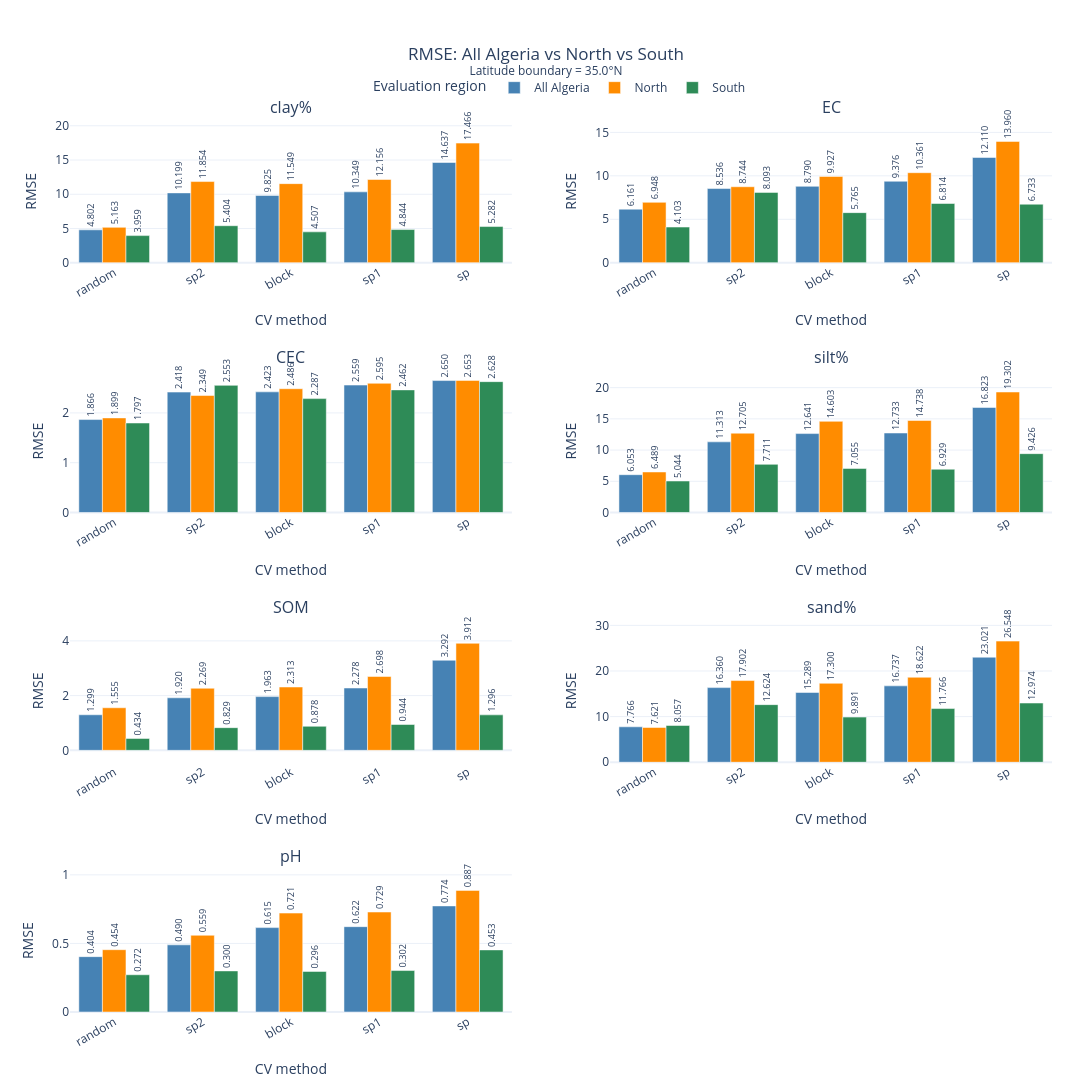
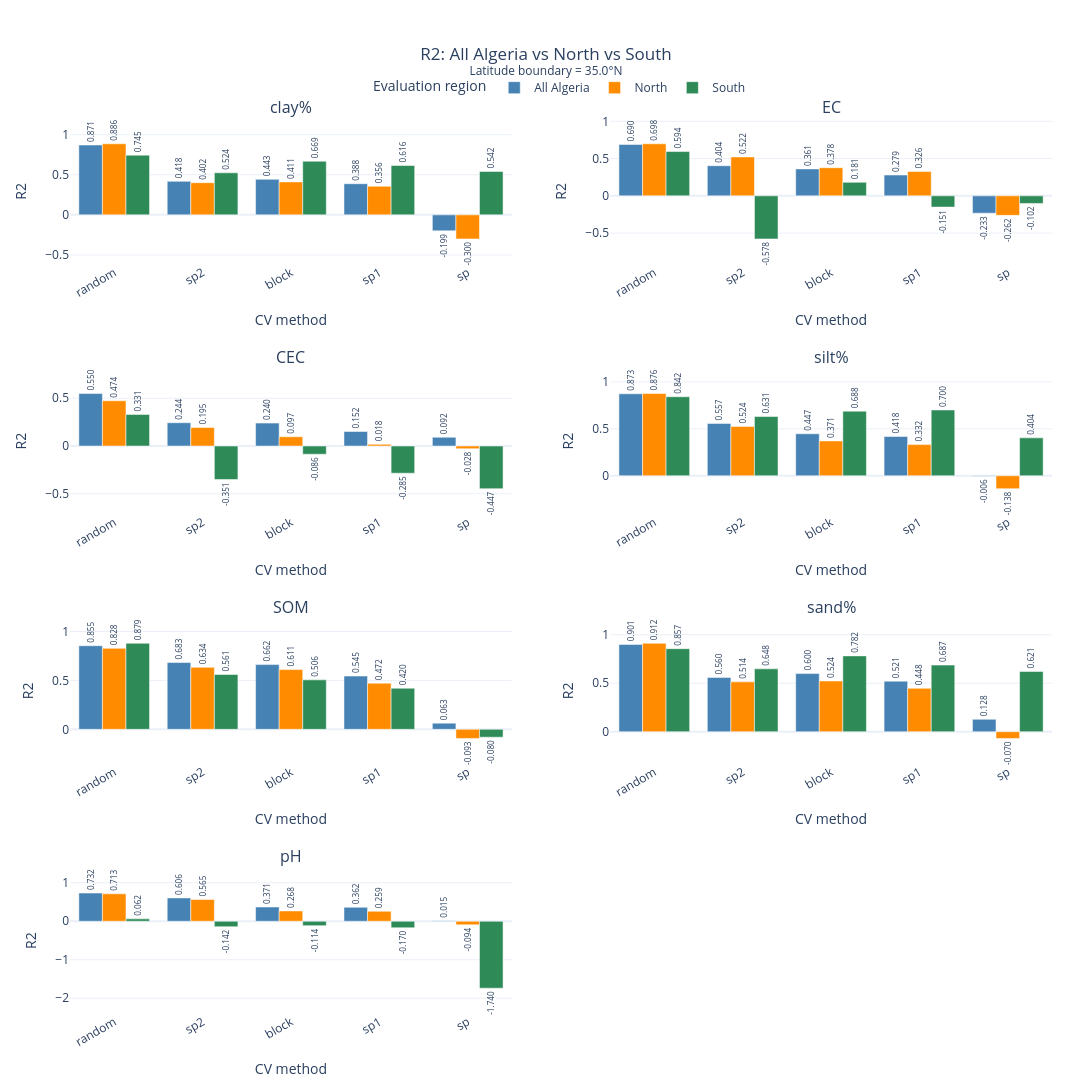

Notebook code cell kept with these figures, in order:
### Code cell
import pandas as pd
import numpy as np
import plotly.graph_objects as go
from plotly.subplots import make_subplots
from pathlib import Path
import math

# ============================================================
# CONFIGURATION
# ============================================================

LATITUDE_BOUNDARY = 35.0

plot_dir = base_path / "plots_north_south_all"
plot_dir.mkdir(parents=True, exist_ok=True)

results_df = pd.read_csv(
    base_path / f"metrics_north_south_average_{LATITUDE_BOUNDARY}.csv"
)

regions_order = ["all", "north", "south"]

region_labels = {
    "all": "All Algeria",
    "north": "North",
    "south": "South",
}

colors = {
    "all": "steelblue",
    "north": "darkorange",
    "south": "seagreen",
}

metrics = ["RMSE", "R2"]

preferred_cv_order = ["random", "sp2", "block", "sp1", "sp"]

# ============================================================
# PREPARE DATA
# ============================================================

results_df["region"] = results_df["region"].astype(str).str.lower()
results_df["cv_method"] = results_df["cv_method"].astype(str)

# Support different capitalization in the CSV
metric_columns = {col.lower(): col for col in results_df.columns}

properties = sorted(results_df["soil_property"].dropna().unique())
title_property_map = {prop: prop for prop in properties}  # Customize if needed
title_property_map['A%'] = 'clay%'
title_property_map['S%'] = 'sand%'
title_property_map['L'] = 'silt%'
title_property_map['CE'] = 'EC'
title_property_map['OM'] = 'SOM'

# ============================================================
# CREATE ONE INTERACTIVE FIGURE PER METRIC
# ============================================================

def plot_metric(metric):
    metric_col = metric_columns[metric.lower()]

    ncols = 2
    nrows = math.ceil(len(properties) / ncols)

    fig = make_subplots(
        rows=nrows,
        cols=ncols,
        subplot_titles=[title_property_map[prop] for prop in properties],
        horizontal_spacing=0.10,
        vertical_spacing=0.12,
    )

    for prop_idx, prop in enumerate(properties):
        row = prop_idx // ncols + 1
        col = prop_idx % ncols + 1

        prop_df = results_df[
            results_df["soil_property"] == prop
        ]

        available_methods = prop_df["cv_method"].dropna().unique().tolist()

        cv_methods = [
            method for method in preferred_cv_order
            if method in available_methods
        ]
        cv_methods += sorted(
            method for method in available_methods
            if method not in cv_methods
        )

        pivot = prop_df.pivot_table(
            index="cv_method",
            columns="region",
            values=metric_col,
            aggfunc="mean",
        ).reindex(
            index=cv_methods,
            columns=regions_order,
        )

        for region in regions_order:
            values = pivot[region].to_numpy(dtype=float)

            fig.add_trace(
                go.Bar(
                    x=cv_methods,
                    y=values,
                    name=region_labels[region],
                    legendgroup=region,
                    showlegend=(prop_idx == 0),
                    marker_color=colors[region],
                    text=[
                        f"{v:.3f}" if np.isfinite(v) else ""
                        for v in values
                    ],
                    textposition="outside",
                    textangle=-90,
                    cliponaxis=False,
                    hovertemplate=(
                        f"<b>Property:</b> {prop}"
                        "<br><b>CV method:</b> %{x}"
                        f"<br><b>Region:</b> {region_labels[region]}"
                        f"<br><b>{metric}:</b> %{{y:.4f}}"
                        "<extra></extra>"
                    ),
                ),
                row=row,
                col=col,
            )

        fig.update_xaxes(
            title_text="CV method",
            categoryorder="array",
            categoryarray=cv_methods,
            tickangle=-30,
            row=row,
            col=col,
        )

        # Independent y-axis limits for each property
        vals = pivot.to_numpy(dtype=float)
        vals = vals[np.isfinite(vals)]

        if vals.size:
            ymin, ymax = vals.min(), vals.max()
            spread = ymax - ymin
            padding = spread * 0.25 if spread > 0 else max(abs(ymin) * 0.1, 0.05)

            lower = min(0, ymin - padding)
            upper = max(0, ymax + padding)

            fig.update_yaxes(
                range=[lower, upper],
                title_text=metric,
                row=row,
                col=col,
            )

    fig.update_layout(
        title=dict(
            text=(
                f"{metric}: All Algeria vs North vs South"
                f"<br><sup>Latitude boundary = {LATITUDE_BOUNDARY}°N</sup>"
            ),
            x=0.5,
        ),
        barmode="group",
        template="plotly_white",
        height=360 * nrows,
        width=1400,
        legend=dict(
            title="Evaluation region",
            orientation="h",
            yanchor="bottom",
            y=1.02,
            xanchor="center",
            x=0.5,
        ),
        margin=dict(l=70, r=40, t=120, b=80),
        uniformtext_minsize=7,
        uniformtext_mode="hide",
    )

    filename = f"all_properties_{metric}_north_south.html"
    output_path = plot_dir / filename

    fig.write_html(output_path, include_plotlyjs="cdn")
    fig.write_image(plot_dir / f"all_properties_{metric}_north_south.png", scale=2)
    fig.show()

    print(f"Saved: {output_path}")


# ============================================================
# GENERATE TWO FIGURES
# ============================================================

for metric in metrics:
    plot_metric(metric)

print(f"\nInteractive plots saved in: {plot_dir}")

### Figure 1 — Plotly figure (JSON) as saved in the notebook; plotly's stock layout.template omitted (floating-point values rounded to 4 significant figures)
{"data": [{"cliponaxis": false, "hovertemplate": "<b>Property:</b> A%<br><b>CV method:</b> %{x}<br><b>Region:</b> All Algeria<br><b>RMSE:</b> %{y:.4f}<extra></extra>", "legendgroup": "all", "marker": {"color": "steelblue"}, "name": "All Algeria", "showlegend": true, "text": ["4.802", "10.199", "9.825", "10.349", "14.637"], "textangle": -90, "textposition": "outside", "type": "bar", "x": ["random", "sp2", "block", "sp1", "sp"], "xaxis": "x", "y": [4.802, 10.2, 9.825, 10.35, 14.64], "yaxis": "y"}, {"cliponaxis": false, "hovertemplate": "<b>Property:</b> A%<br><b>CV method:</b> %{x}<br><b>Region:</b> North<br><b>RMSE:</b> %{y:.4f}<extra></extra>", "legendgroup": "north", "marker": {"color": "darkorange"}, "name": "North", "showlegend": true, "text": ["5.163", "11.854", "11.549", "12.156", "17.466"], "textangle": -90, "textposition": "outside", "type": "bar", "x": ["random", "sp2", "block", "sp1", "sp"], "xaxis": "x", "y": [5.163, 11.85, 11.55, 12.16, 17.47], "yaxis": "y"}, {"cliponaxis": false, "hovertemplate": "<b>Property:</b> A%<br><b>CV method:</b> %{x}<br><b>Region:</b> South<br><b>RMSE:</b> %{y:.4f}<extra></extra>", "legendgroup": "south", "marker": {"color": "seagreen"}, "name": "South", "showlegend": true, "text": ["3.959", "5.404", "4.507", "4.844", "5.282"], "textangle": -90, "textposition": "outside", "type": "bar", "x": ["random", "sp2", "block", "sp1", "sp"], "xaxis": "x", "y": [3.959, 5.404, 4.507, 4.844, 5.282], "yaxis": "y"}, {"cliponaxis": false, "hovertemplate": "<b>Property:</b> CE<br><b>CV method:</b> %{x}<br><b>Region:</b> All Algeria<br><b>RMSE:</b> %{y:.4f}<extra></extra>", "legendgroup": "all", "marker": {"color": "steelblue"}, "name": "All Algeria", "showlegend": false, "text": ["6.161", "8.536", "8.790", "9.376", "12.110"], "textangle": -90, "textposition": "outside", "type": "bar", "x": ["random", "sp2", "block", "sp1", "sp"], "xaxis": "x2", "y": [6.161, 8.536, 8.79, 9.376, 12.11], "yaxis": "y2"}, {"cliponaxis": false, "hovertemplate": "<b>Property:</b> CE<br><b>CV method:</b> %{x}<br><b>Region:</b> North<br><b>RMSE:</b> %{y:.4f}<extra></extra>", "legendgroup": "north", "marker": {"color": "darkorange"}, "name": "North", "showlegend": false, "text": ["6.948", "8.744", "9.927", "10.361", "13.960"], "textangle": -90, "textposition": "outside", "type": "bar", "x": ["random", "sp2", "block", "sp1", "sp"], "xaxis": "x2", "y": [6.948, 8.744, 9.927, 10.36, 13.96], "yaxis": "y2"}, {"cliponaxis": false, "hovertemplate": "<b>Property:</b> CE<br><b>CV method:</b> %{x}<br><b>Region:</b> South<br><b>RMSE:</b> %{y:.4f}<extra></extra>", "legendgroup": "south", "marker": {"color": "seagreen"}, "name": "South", "showlegend": false, "text": ["4.103", "8.093", "5.765", "6.814", "6.733"], "textangle": -90, "textposition": "outside", "type": "bar", "x": ["random", "sp2", "block", "sp1", "sp"], "xaxis": "x2", "y": [4.103, 8.093, 5.765, 6.814, 6.733], "yaxis": "y2"}, {"cliponaxis": false, "hovertemplate": "<b>Property:</b> CEC<br><b>CV method:</b> %{x}<br><b>Region:</b> All Algeria<br><b>RMSE:</b> %{y:.4f}<extra></extra>", "legendgroup": "all", "marker": {"color": "steelblue"}, "name": "All Algeria", "showlegend": false, "text": ["1.866", "2.418", "2.423", "2.559", "2.650"], "textangle": -90, "textposition": "outside", "type": "bar", "x": ["random", "sp2", "block", "sp1", "sp"], "xaxis": "x3", "y": [1.866, 2.418, 2.423, 2.559, 2.65], "yaxis": "y3"}, {"cliponaxis": false, "hovertemplate": "<b>Property:</b> CEC<br><b>CV method:</b> %{x}<br><b>Region:</b> North<br><b>RMSE:</b> %{y:.4f}<extra></extra>", "legendgroup": "north", "marker": {"color": "darkorange"}, "name": "North", "showlegend": false, "text": ["1.899", "2.349", "2.486", "2.595", "2.653"], "textangle": -90, "textposition": "outside", "type": "bar", "x": ["random", "sp2", "block", "sp1", "sp"], "xaxis": "x3", "y": [1.899, 2.349, 2.486, 2.595, 2.653], "yaxis": "y3"}, {"cliponaxis": false, "hovertemplate": "<b>Property:</b> CEC<br><b>CV method:</b> %{x}<br><b>Region:</b> South<br><b>RMSE:</b> %{y:.4f}<extra></extra>", "legendgroup": "south", "marker": {"color": "seagreen"}, "name": "South", "showlegend": false, "text": ["1.797", "2.553", "2.287", "2.462", "2.628"], "textangle": -90, "textposition": "outside", "type": "bar", "x": ["random", "sp2", "block", "sp1", "sp"], "xaxis": "x3", "y": [1.797, 2.553, 2.287, 2.462, 2.628], "yaxis": "y3"}, {"cliponaxis": false, "hovertemplate": "<b>Property:</b> L<br><b>CV method:</b> %{x}<br><b>Region:</b> All Algeria<br><b>RMSE:</b> %{y:.4f}<extra></extra>", "legendgroup": "all", "marker": {"color": "steelblue"}, "name": "All Algeria", "showlegend": false, "text": ["6.053", "11.313", "12.641", "12.733", "16.823"], "textangle": -90, "textposition": "outside", "type": "bar", "x": ["random", "sp2", "block", "sp1", "sp"], "xaxis": "x4", "y": [6.053, 11.31, 12.64, 12.73, 16.82], "yaxis": "y4"}, {"cliponaxis": false, "hovertemplate": "<b>Property:</b> L<br><b>CV method:</b> %{x}<br><b>Region:</b> North<br><b>RMSE:</b> %{y:.4f}<extra></extra>", "legendgroup": "north", "marker": {"color": "darkorange"}, "name": "North", "showlegend": false, "text": ["6.489", "12.705", "14.603", "14.738", "19.302"], "textangle": -90, "textposition": "outside", "type": "bar", "x": ["random", "sp2", "block", "sp1", "sp"], "xaxis": "x4", "y": [6.489, 12.71, 14.6, 14.74, 19.3], "yaxis": "y4"}, {"cliponaxis": false, "hovertemplate": "<b>Property:</b> L<br><b>CV method:</b> %{x}<br><b>Region:</b> South<br><b>RMSE:</b> %{y:.4f}<extra></extra>", "legendgroup": "south", "marker": {"color": "seagreen"}, "name": "South", "showlegend": false, "text": ["5.044", "7.711", "7.055", "6.929", "9.426"], "textangle": -90, "textposition": "outside", "type": "bar", "x": ["random", "sp2", "block", "sp1", "sp"], "xaxis": "x4", "y": [5.044, 7.711, 7.055, 6.929, 9.426], "yaxis": "y4"}, {"cliponaxis": false, "hovertemplate": "<b>Property:</b> OM<br><b>CV method:</b> %{x}<br><b>Region:</b> All Algeria<br><b>RMSE:</b> %{y:.4f}<extra></extra>", "legendgroup": "all", "marker": {"color": "steelblue"}, "name": "All Algeria", "showlegend": false, "text": ["1.299", "1.920", "1.963", "2.278", "3.292"], "textangle": -90, "textposition": "outside", "type": "bar", "x": ["random", "sp2", "block", "sp1", "sp"], "xaxis": "x5", "y": [1.299, 1.92, 1.963, 2.278, 3.292], "yaxis": "y5"}, {"cliponaxis": false, "hovertemplate": "<b>Property:</b> OM<br><b>CV method:</b> %{x}<br><b>Region:</b> North<br><b>RMSE:</b> %{y:.4f}<extra></extra>", "legendgroup": "north", "marker": {"color": "darkorange"}, "name": "North", "showlegend": false, "text": ["1.555", "2.269", "2.313", "2.698", "3.912"], "textangle": -90, "textposition": "outside", "type": "bar", "x": ["random", "sp2", "block", "sp1", "sp"], "xaxis": "x5", "y": [1.555, 2.269, 2.313, 2.698, 3.912], "yaxis": "y5"}, {"cliponaxis": false, "hovertemplate": "<b>Property:</b> OM<br><b>CV method:</b> %{x}<br><b>Region:</b> South<br><b>RMSE:</b> %{y:.4f}<extra></extra>", "legendgroup": "south", "marker": {"color": "seagreen"}, "name": "South", "showlegend": false, "text": ["0.434", "0.829", "0.878", "0.944", "1.296"], "textangle": -90, "textposition": "outside", "type": "bar", "x": ["random", "sp2", "block", "sp1", "sp"], "xaxis": "x5", "y": [0.434, 0.8285, 0.8781, 0.9437, 1.296], "yaxis": "y5"}, {"cliponaxis": false, "hovertemplate": "<b>Property:</b> S%<br><b>CV method:</b> %{x}<br><b>Region:</b> All Algeria<br><b>RMSE:</b> %{y:.4f}<extra></extra>", "legendgroup": "all", "marker": {"color": "steelblue"}, "name": "All Algeria", "showlegend": false, "text": ["7.766", "16.360", "15.289", "16.737", "23.021"], "textangle": -90, "textposition": "outside", "type": "bar", "x": ["random", "sp2", "block", "sp1", "sp"], "xaxis": "x6", "y": [7.766, 16.36, 15.29, 16.74, 23.02], "yaxis": "y6"}, {"cliponaxis": false, "hovertemplate": "<b>Property:</b> S%<br><b>CV method:</b> %{x}<br><b>Region:</b> North<br><b>RMSE:</b> %{y:.4f}<extra></extra>", "legendgroup": "north", "marker": {"color": "darkorange"}, "name": "North", "showlegend": false, "text": ["7.621", "17.902", "17.300", "18.622", "26.548"], "textangle": -90, "textposition": "outside", "type": "bar", "x": ["random", "sp2", "block", "sp1", "sp"], "xaxis": "x6", "y": [7.621, 17.9, 17.3, 18.62, 26.55], "yaxis": "y6"}, {"cliponaxis": false, "hovertemplate": "<b>Property:</b> S%<br><b>CV method:</b> %{x}<br><b>Region:</b> South<br><b>RMSE:</b> %{y:.4f}<extra></extra>", "legendgroup": "south", "marker": {"color": "seagreen"}, "name": "South", "showlegend": false, "text": ["8.057", "12.624", "9.891", "11.766", "12.974"], "textangle": -90, "textposition": "outside", "type": "bar", "x": ["random", "sp2", "block", "sp1", "sp"], "xaxis": "x6", "y": [8.057, 12.62, 9.891, 11.77, 12.97], "yaxis": "y6"}, {"cliponaxis": false, "hovertemplate": "<b>Property:</b> pH<br><b>CV method:</b> %{x}<br><b>Region:</b> All Algeria<br><b>RMSE:</b> %{y:.4f}<extra></extra>", "legendgroup": "all", "marker": {"color": "steelblue"}, "name": "All Algeria", "showlegend": false, "text": ["0.404", "0.490", "0.615", "0.622", "0.774"], "textangle": -90, "textposition": "outside", "type": "bar", "x": ["random", "sp2", "block", "sp1", "sp"], "xaxis": "x7", "y": [0.4036, 0.4897, 0.6154, 0.6223, 0.7735], "yaxis": "y7"}, {"cliponaxis": false, "hovertemplate": "<b>Property:</b> pH<br><b>CV method:</b> %{x}<br><b>Region:</b> North<br><b>RMSE:</b> %{y:.4f}<extra></extra>", "legendgroup": "north", "marker": {"color": "darkorange"}, "name": "North", "showlegend": false, "text": ["0.454", "0.559", "0.721", "0.729", "0.887"], "textangle": -90, "textposition": "outside", "type": "bar", "x": ["random", "sp2", "block", "sp1", "sp"], "xaxis": "x7", "y": [0.4543, 0.5595, 0.7213, 0.7289, 0.8869], "yaxis": "y7"}, {"cliponaxis": false, "hovertemplate": "<b>Property:</b> pH<br><b>CV method:</b> %{x}<br><b>Region:</b> South<br><b>RMSE:</b> %{y:.4f}<extra></extra>", "legendgroup": "south", "marker": {"color": "seagreen"}, "name": "South", "showlegend": false, "text": ["0.272", "0.300", "0.296", "0.302", "0.453"], "textangle": -90, "textposition": "outside", "type": "bar", "x": ["random", "sp2", "block", "sp1", "sp"], "xaxis": "x7", "y": [0.2716, 0.2996, 0.2959, 0.3023, 0.4528], "yaxis": "y7"}], "layout": {"annotations": [{"font": {"size": 16}, "showarrow": false, "text": "clay%", "x": 0.225, "xanchor": "center", "xref": "paper", "y": 1, "yanchor": "bottom", "yref": "paper"}, {"font": {"size": 16}, "showarrow": false, "text": "EC", "x": 0.775, "xanchor": "center", "xref": "paper", "y": 1, "yanchor": "bottom", "yref": "paper"}, {"font": {"size": 16}, "showarrow": false, "text": "CEC", "x": 0.225, "xanchor": "center", "xref": "paper", "y": 0.72, "yanchor": "bottom", "yref": "paper"}, {"font": {"size": 16}, "showarrow": false, "text": "silt%", "x": 0.775, "xanchor": "center", "xref": "paper", "y": 0.72, "yanchor": "bottom", "yref": "paper"}, {"font": {"size": 16}, "showarrow": false, "text": "SOM", "x": 0.225, "xanchor": "center", "xref": "paper", "y": 0.44, "yanchor": "bottom", "yref": "paper"}, {"font": {"size": 16}, "showarrow": false, "text": "sand%", "x": 0.775, "xanchor": "center", "xref": "paper", "y": 0.44, "yanchor": "bottom", "yref": "paper"}, {"font": {"size": 16}, "showarrow": false, "text": "pH", "x": 0.225, "xanchor": "center", "xref": "paper", "y": 0.16, "yanchor": "bottom", "yref": "paper"}], "barmode": "group", "height": 1440, "legend": {"orientation": "h", "title": {"text": "Evaluation region"}, "x": 0.5, "xanchor": "center", "y": 1.02, "yanchor": "bottom"}, "margin": {"b": 80, "l": 70, "r": 40, "t": 120}, "title": {"text": "RMSE: All Algeria vs North vs South<br><sup>Latitude boundary = 35.0°N</sup>", "x": 0.5}, "uniformtext": {"minsize": 7, "mode": "hide"}, "width": 1400, "xaxis": {"anchor": "y", "categoryarray": ["random", "sp2", "block", "sp1", "sp"], "categoryorder": "array", "domain": [0, 0.45], "tickangle": -30, "title": {"text": "CV method"}}, "xaxis2": {"anchor": "y2", "categoryarray": ["random", "sp2", "block", "sp1", "sp"], "categoryorder": "array", "domain": [0.55, 1], "tickangle": -30, "title": {"text": "CV method"}}, "xaxis3": {"anchor": "y3", "categoryarray": ["random", "sp2", "block", "sp1", "sp"], "categoryorder": "array", "domain": [0, 0.45], "tickangle": -30, "title": {"text": "CV method"}}, "xaxis4": {"anchor": "y4", "categoryarray": ["random", "sp2", "block", "sp1", "sp"], "categoryorder": "array", "domain": [0.55, 1], "tickangle": -30, "title": {"text": "CV method"}}, "xaxis5": {"anchor": "y5", "categoryarray": ["random", "sp2", "block", "sp1", "sp"], "categoryorder": "array", "domain": [0, 0.45], "tickangle": -30, "title": {"text": "CV method"}}, "xaxis6": {"anchor": "y6", "categoryarray": ["random", "sp2", "block", "sp1", "sp"], "categoryorder": "array", "domain": [0.55, 1], "tickangle": -30, "title": {"text": "CV method"}}, "xaxis7": {"anchor": "y7", "categoryarray": ["random", "sp2", "block", "sp1", "sp"], "categoryorder": "array", "domain": [0, 0.45], "tickangle": -30, "title": {"text": "CV method"}}, "xaxis8": {"anchor": "y8", "domain": [0.55, 1]}, "yaxis": {"anchor": "x", "domain": [0.84, 1], "range": [0, 20.84], "title": {"text": "RMSE"}}, "yaxis2": {"anchor": "x2", "domain": [0.84, 1], "range": [0, 16.42], "title": {"text": "RMSE"}}, "yaxis3": {"anchor": "x3", "domain": [0.56, 0.72], "range": [0, 2.867], "title": {"text": "RMSE"}}, "yaxis4": {"anchor": "x4", "domain": [0.56, 0.72], "range": [0, 22.87], "title": {"text": "RMSE"}}, "yaxis5": {"anchor": "x5", "domain": [0.28, 0.44], "range": [-0.4354, 4.781], "title": {"text": "RMSE"}}, "yaxis6": {"anchor": "x6", "domain": [0.28, 0.44], "range": [0, 31.28], "title": {"text": "RMSE"}}, "yaxis7": {"anchor": "x7", "domain": [0, 0.16], "range": [0, 1.041], "title": {"text": "RMSE"}}, "yaxis8": {"anchor": "x8", "domain": [0, 0.16]}}}

### Figure 2 — Plotly figure (JSON) as saved in the notebook; plotly's stock layout.template omitted (floating-point values rounded to 4 significant figures)
{"data": [{"cliponaxis": false, "hovertemplate": "<b>Property:</b> A%<br><b>CV method:</b> %{x}<br><b>Region:</b> All Algeria<br><b>R2:</b> %{y:.4f}<extra></extra>", "legendgroup": "all", "marker": {"color": "steelblue"}, "name": "All Algeria", "showlegend": true, "text": ["0.871", "0.418", "0.443", "0.388", "-0.199"], "textangle": -90, "textposition": "outside", "type": "bar", "x": ["random", "sp2", "block", "sp1", "sp"], "xaxis": "x", "y": [0.871, 0.418, 0.4427, 0.3885, -0.1995], "yaxis": "y"}, {"cliponaxis": false, "hovertemplate": "<b>Property:</b> A%<br><b>CV method:</b> %{x}<br><b>Region:</b> North<br><b>R2:</b> %{y:.4f}<extra></extra>", "legendgroup": "north", "marker": {"color": "darkorange"}, "name": "North", "showlegend": true, "text": ["0.886", "0.402", "0.411", "0.356", "-0.300"], "textangle": -90, "textposition": "outside", "type": "bar", "x": ["random", "sp2", "block", "sp1", "sp"], "xaxis": "x", "y": [0.8865, 0.4016, 0.411, 0.3564, -0.3001], "yaxis": "y"}, {"cliponaxis": false, "hovertemplate": "<b>Property:</b> A%<br><b>CV method:</b> %{x}<br><b>Region:</b> South<br><b>R2:</b> %{y:.4f}<extra></extra>", "legendgroup": "south", "marker": {"color": "seagreen"}, "name": "South", "showlegend": true, "text": ["0.745", "0.524", "0.669", "0.616", "0.542"], "textangle": -90, "textposition": "outside", "type": "bar", "x": ["random", "sp2", "block", "sp1", "sp"], "xaxis": "x", "y": [0.7447, 0.5244, 0.6689, 0.6157, 0.542], "yaxis": "y"}, {"cliponaxis": false, "hovertemplate": "<b>Property:</b> CE<br><b>CV method:</b> %{x}<br><b>Region:</b> All Algeria<br><b>R2:</b> %{y:.4f}<extra></extra>", "legendgroup": "all", "marker": {"color": "steelblue"}, "name": "All Algeria", "showlegend": false, "text": ["0.690", "0.404", "0.361", "0.279", "-0.233"], "textangle": -90, "textposition": "outside", "type": "bar", "x": ["random", "sp2", "block", "sp1", "sp"], "xaxis": "x2", "y": [0.6895, 0.404, 0.3613, 0.2792, -0.2328], "yaxis": "y2"}, {"cliponaxis": false, "hovertemplate": "<b>Property:</b> CE<br><b>CV method:</b> %{x}<br><b>Region:</b> North<br><b>R2:</b> %{y:.4f}<extra></extra>", "legendgroup": "north", "marker": {"color": "darkorange"}, "name": "North", "showlegend": false, "text": ["0.698", "0.522", "0.378", "0.326", "-0.262"], "textangle": -90, "textposition": "outside", "type": "bar", "x": ["random", "sp2", "block", "sp1", "sp"], "xaxis": "x2", "y": [0.6984, 0.5222, 0.3776, 0.3263, -0.2619], "yaxis": "y2"}, {"cliponaxis": false, "hovertemplate": "<b>Property:</b> CE<br><b>CV method:</b> %{x}<br><b>Region:</b> South<br><b>R2:</b> %{y:.4f}<extra></extra>", "legendgroup": "south", "marker": {"color": "seagreen"}, "name": "South", "showlegend": false, "text": ["0.594", "-0.578", "0.181", "-0.151", "-0.102"], "textangle": -90, "textposition": "outside", "type": "bar", "x": ["random", "sp2", "block", "sp1", "sp"], "xaxis": "x2", "y": [0.5944, -0.578, 0.1812, -0.1505, -0.102], "yaxis": "y2"}, {"cliponaxis": false, "hovertemplate": "<b>Property:</b> CEC<br><b>CV method:</b> %{x}<br><b>Region:</b> All Algeria<br><b>R2:</b> %{y:.4f}<extra></extra>", "legendgroup": "all", "marker": {"color": "steelblue"}, "name": "All Algeria", "showlegend": false, "text": ["0.550", "0.244", "0.240", "0.152", "0.092"], "textangle": -90, "textposition": "outside", "type": "bar", "x": ["random", "sp2", "block", "sp1", "sp"], "xaxis": "x3", "y": [0.5496, 0.2439, 0.24, 0.1519, 0.0916], "yaxis": "y3"}, {"cliponaxis": false, "hovertemplate": "<b>Property:</b> CEC<br><b>CV method:</b> %{x}<br><b>Region:</b> North<br><b>R2:</b> %{y:.4f}<extra></extra>", "legendgroup": "north", "marker": {"color": "darkorange"}, "name": "North", "showlegend": false, "text": ["0.474", "0.195", "0.097", "0.018", "-0.028"], "textangle": -90, "textposition": "outside", "type": "bar", "x": ["random", "sp2", "block", "sp1", "sp"], "xaxis": "x3", "y": [0.4737, 0.195, 0.09732, 0.01764, -0.02778], "yaxis": "y3"}, {"cliponaxis": false, "hovertemplate": "<b>Property:</b> CEC<br><b>CV method:</b> %{x}<br><b>Region:</b> South<br><b>R2:</b> %{y:.4f}<extra></extra>", "legendgroup": "south", "marker": {"color": "seagreen"}, "name": "South", "showlegend": false, "text": ["0.331", "-0.351", "-0.086", "-0.285", "-0.447"], "textangle": -90, "textposition": "outside", "type": "bar", "x": ["random", "sp2", "block", "sp1", "sp"], "xaxis": "x3", "y": [0.331, -0.3506, -0.08593, -0.2845, -0.4467], "yaxis": "y3"}, {"cliponaxis": false, "hovertemplate": "<b>Property:</b> L<br><b>CV method:</b> %{x}<br><b>Region:</b> All Algeria<br><b>R2:</b> %{y:.4f}<extra></extra>", "legendgroup": "all", "marker": {"color": "steelblue"}, "name": "All Algeria", "showlegend": false, "text": ["0.873", "0.557", "0.447", "0.418", "-0.006"], "textangle": -90, "textposition": "outside", "type": "bar", "x": ["random", "sp2", "block", "sp1", "sp"], "xaxis": "x4", "y": [0.8733, 0.5574, 0.4471, 0.4183, -0.006386], "yaxis": "y4"}, {"cliponaxis": false, "hovertemplate": "<b>Property:</b> L<br><b>CV method:</b> %{x}<br><b>Region:</b> North<br><b>R2:</b> %{y:.4f}<extra></extra>", "legendgroup": "north", "marker": {"color": "darkorange"}, "name": "North", "showlegend": false, "text": ["0.876", "0.524", "0.371", "0.332", "-0.138"], "textangle": -90, "textposition": "outside", "type": "bar", "x": ["random", "sp2", "block", "sp1", "sp"], "xaxis": "x4", "y": [0.8759, 0.5243, 0.3711, 0.3318, -0.1381], "yaxis": "y4"}, {"cliponaxis": false, "hovertemplate": "<b>Property:</b> L<br><b>CV method:</b> %{x}<br><b>Region:</b> South<br><b>R2:</b> %{y:.4f}<extra></extra>", "legendgroup": "south", "marker": {"color": "seagreen"}, "name": "South", "showlegend": false, "text": ["0.842", "0.631", "0.688", "0.700", "0.404"], "textangle": -90, "textposition": "outside", "type": "bar", "x": ["random", "sp2", "block", "sp1", "sp"], "xaxis": "x4", "y": [0.8421, 0.6309, 0.6883, 0.7004, 0.4038], "yaxis": "y4"}, {"cliponaxis": false, "hovertemplate": "<b>Property:</b> OM<br><b>CV method:</b> %{x}<br><b>Region:</b> All Algeria<br><b>R2:</b> %{y:.4f}<extra></extra>", "legendgroup": "all", "marker": {"color": "steelblue"}, "name": "All Algeria", "showlegend": false, "text": ["0.855", "0.683", "0.662", "0.545", "0.063"], "textangle": -90, "textposition": "outside", "type": "bar", "x": ["random", "sp2", "block", "sp1", "sp"], "xaxis": "x5", "y": [0.8547, 0.6828, 0.6617, 0.5448, 0.06331], "yaxis": "y5"}, {"cliponaxis": false, "hovertemplate": "<b>Property:</b> OM<br><b>CV method:</b> %{x}<br><b>Region:</b> North<br><b>R2:</b> %{y:.4f}<extra></extra>", "legendgroup": "north", "marker": {"color": "darkorange"}, "name": "North", "showlegend": false, "text": ["0.828", "0.634", "0.611", "0.472", "-0.093"], "textangle": -90, "textposition": "outside", "type": "bar", "x": ["random", "sp2", "block", "sp1", "sp"], "xaxis": "x5", "y": [0.8279, 0.6338, 0.6108, 0.4717, -0.09318], "yaxis": "y5"}, {"cliponaxis": false, "hovertemplate": "<b>Property:</b> OM<br><b>CV method:</b> %{x}<br><b>Region:</b> South<br><b>R2:</b> %{y:.4f}<extra></extra>", "legendgroup": "south", "marker": {"color": "seagreen"}, "name": "South", "showlegend": false, "text": ["0.879", "0.561", "0.506", "0.420", "-0.080"], "textangle": -90, "textposition": "outside", "type": "bar", "x": ["random", "sp2", "block", "sp1", "sp"], "xaxis": "x5", "y": [0.8794, 0.5606, 0.5058, 0.4204, -0.08031], "yaxis": "y5"}, {"cliponaxis": false, "hovertemplate": "<b>Property:</b> S%<br><b>CV method:</b> %{x}<br><b>Region:</b> All Algeria<br><b>R2:</b> %{y:.4f}<extra></extra>", "legendgroup": "all", "marker": {"color": "steelblue"}, "name": "All Algeria", "showlegend": false, "text": ["0.901", "0.560", "0.600", "0.521", "0.128"], "textangle": -90, "textposition": "outside", "type": "bar", "x": ["random", "sp2", "block", "sp1", "sp"], "xaxis": "x6", "y": [0.9008, 0.5599, 0.5996, 0.5211, 0.1279], "yaxis": "y6"}, {"cliponaxis": false, "hovertemplate": "<b>Property:</b> S%<br><b>CV method:</b> %{x}<br><b>Region:</b> North<br><b>R2:</b> %{y:.4f}<extra></extra>", "legendgroup": "north", "marker": {"color": "darkorange"}, "name": "North", "showlegend": false, "text": ["0.912", "0.514", "0.524", "0.448", "-0.070"], "textangle": -90, "textposition": "outside", "type": "bar", "x": ["random", "sp2", "block", "sp1", "sp"], "xaxis": "x6", "y": [0.912, 0.5141, 0.5237, 0.4479, -0.06974], "yaxis": "y6"}, {"cliponaxis": false, "hovertemplate": "<b>Property:</b> S%<br><b>CV method:</b> %{x}<br><b>Region:</b> South<br><b>R2:</b> %{y:.4f}<extra></extra>", "legendgroup": "south", "marker": {"color": "seagreen"}, "name": "South", "showlegend": false, "text": ["0.857", "0.648", "0.782", "0.687", "0.621"], "textangle": -90, "textposition": "outside", "type": "bar", "x": ["random", "sp2", "block", "sp1", "sp"], "xaxis": "x6", "y": [0.8567, 0.6482, 0.7822, 0.6869, 0.6214], "yaxis": "y6"}, {"cliponaxis": false, "hovertemplate": "<b>Property:</b> pH<br><b>CV method:</b> %{x}<br><b>Region:</b> All Algeria<br><b>R2:</b> %{y:.4f}<extra></extra>", "legendgroup": "all", "marker": {"color": "steelblue"}, "name": "All Algeria", "showlegend": false, "text": ["0.732", "0.606", "0.371", "0.362", "0.015"], "textangle": -90, "textposition": "outside", "type": "bar", "x": ["random", "sp2", "block", "sp1", "sp"], "xaxis": "x7", "y": [0.7324, 0.606, 0.371, 0.3616, 0.01491], "yaxis": "y7"}, {"cliponaxis": false, "hovertemplate": "<b>Property:</b> pH<br><b>CV method:</b> %{x}<br><b>Region:</b> North<br><b>R2:</b> %{y:.4f}<extra></extra>", "legendgroup": "north", "marker": {"color": "darkorange"}, "name": "North", "showlegend": false, "text": ["0.713", "0.565", "0.268", "0.259", "-0.094"], "textangle": -90, "textposition": "outside", "type": "bar", "x": ["random", "sp2", "block", "sp1", "sp"], "xaxis": "x7", "y": [0.7132, 0.5651, 0.2678, 0.259, -0.09358], "yaxis": "y7"}, {"cliponaxis": false, "hovertemplate": "<b>Property:</b> pH<br><b>CV method:</b> %{x}<br><b>Region:</b> South<br><b>R2:</b> %{y:.4f}<extra></extra>", "legendgroup": "south", "marker": {"color": "seagreen"}, "name": "South", "showlegend": false, "text": ["0.062", "-0.142", "-0.114", "-0.170", "-1.740"], "textangle": -90, "textposition": "outside", "type": "bar", "x": ["random", "sp2", "block", "sp1", "sp"], "xaxis": "x7", "y": [0.06193, -0.1418, -0.114, -0.17, -1.74], "yaxis": "y7"}], "layout": {"annotations": [{"font": {"size": 16}, "showarrow": false, "text": "clay%", "x": 0.225, "xanchor": "center", "xref": "paper", "y": 1, "yanchor": "bottom", "yref": "paper"}, {"font": {"size": 16}, "showarrow": false, "text": "EC", "x": 0.775, "xanchor": "center", "xref": "paper", "y": 1, "yanchor": "bottom", "yref": "paper"}, {"font": {"size": 16}, "showarrow": false, "text": "CEC", "x": 0.225, "xanchor": "center", "xref": "paper", "y": 0.72, "yanchor": "bottom", "yref": "paper"}, {"font": {"size": 16}, "showarrow": false, "text": "silt%", "x": 0.775, "xanchor": "center", "xref": "paper", "y": 0.72, "yanchor": "bottom", "yref": "paper"}, {"font": {"size": 16}, "showarrow": false, "text": "SOM", "x": 0.225, "xanchor": "center", "xref": "paper", "y": 0.44, "yanchor": "bottom", "yref": "paper"}, {"font": {"size": 16}, "showarrow": false, "text": "sand%", "x": 0.775, "xanchor": "center", "xref": "paper", "y": 0.44, "yanchor": "bottom", "yref": "paper"}, {"font": {"size": 16}, "showarrow": false, "text": "pH", "x": 0.225, "xanchor": "center", "xref": "paper", "y": 0.16, "yanchor": "bottom", "yref": "paper"}], "barmode": "group", "height": 1440, "legend": {"orientation": "h", "title": {"text": "Evaluation region"}, "x": 0.5, "xanchor": "center", "y": 1.02, "yanchor": "bottom"}, "margin": {"b": 80, "l": 70, "r": 40, "t": 120}, "title": {"text": "R2: All Algeria vs North vs South<br><sup>Latitude boundary = 35.0°N</sup>", "x": 0.5}, "uniformtext": {"minsize": 7, "mode": "hide"}, "width": 1400, "xaxis": {"anchor": "y", "categoryarray": ["random", "sp2", "block", "sp1", "sp"], "categoryorder": "array", "domain": [0, 0.45], "tickangle": -30, "title": {"text": "CV method"}}, "xaxis2": {"anchor": "y2", "categoryarray": ["random", "sp2", "block", "sp1", "sp"], "categoryorder": "array", "domain": [0.55, 1], "tickangle": -30, "title": {"text": "CV method"}}, "xaxis3": {"anchor": "y3", "categoryarray": ["random", "sp2", "block", "sp1", "sp"], "categoryorder": "array", "domain": [0, 0.45], "tickangle": -30, "title": {"text": "CV method"}}, "xaxis4": {"anchor": "y4", "categoryarray": ["random", "sp2", "block", "sp1", "sp"], "categoryorder": "array", "domain": [0.55, 1], "tickangle": -30, "title": {"text": "CV method"}}, "xaxis5": {"anchor": "y5", "categoryarray": ["random", "sp2", "block", "sp1", "sp"], "categoryorder": "array", "domain": [0, 0.45], "tickangle": -30, "title": {"text": "CV method"}}, "xaxis6": {"anchor": "y6", "categoryarray": ["random", "sp2", "block", "sp1", "sp"], "categoryorder": "array", "domain": [0.55, 1], "tickangle": -30, "title": {"text": "CV method"}}, "xaxis7": {"anchor": "y7", "categoryarray": ["random", "sp2", "block", "sp1", "sp"], "categoryorder": "array", "domain": [0, 0.45], "tickangle": -30, "title": {"text": "CV method"}}, "xaxis8": {"anchor": "y8", "domain": [0.55, 1]}, "yaxis": {"anchor": "x", "domain": [0.84, 1], "range": [-0.5967, 1.183], "title": {"text": "R2"}}, "yaxis2": {"anchor": "x2", "domain": [0.84, 1], "range": [-0.897, 1.017], "title": {"text": "R2"}}, "yaxis3": {"anchor": "x3", "domain": [0.56, 0.72], "range": [-0.6957, 0.7986], "title": {"text": "R2"}}, "yaxis4": {"anchor": "x4", "domain": [0.56, 0.72], "range": [-0.3916, 1.129], "title": {"text": "R2"}}, "yaxis5": {"anchor": "x5", "domain": [0.28, 0.44], "range": [-0.3363, 1.123], "title": {"text": "R2"}}, "yaxis6": {"anchor": "x6", "domain": [0.28, 0.44], "range": [-0.3152, 1.157], "title": {"text": "R2"}}, "yaxis7": {"anchor": "x7", "domain": [0, 0.16], "range": [-2.359, 1.351], "title": {"text": "R2"}}, "yaxis8": {"anchor": "x8", "domain": [0, 0.16]}}}
